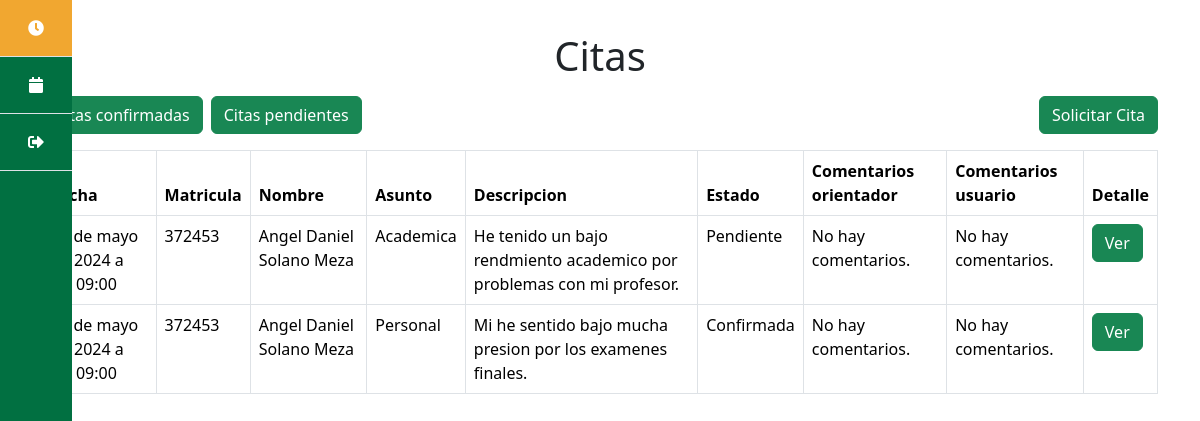
The app's page /citas/ (signed in), older data.
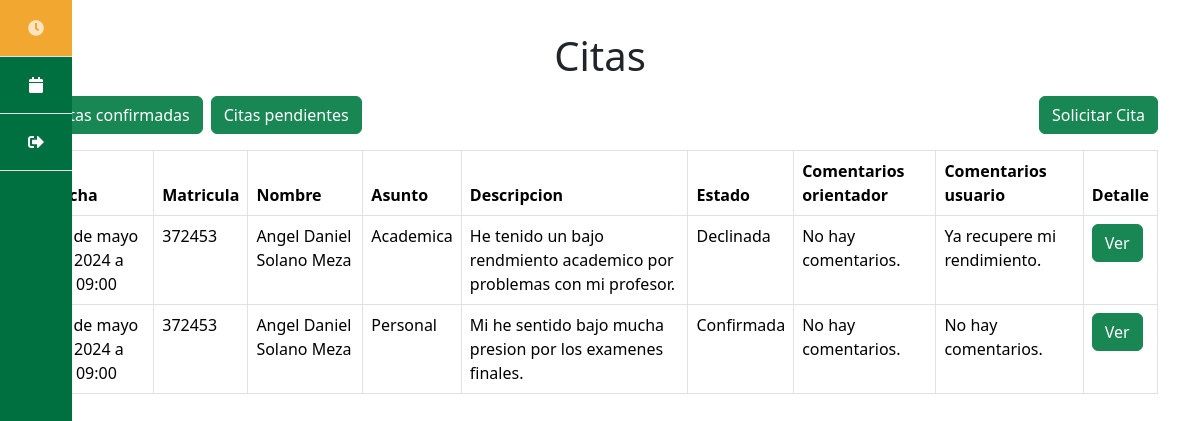
The same page, newer data.
### paginas/models.py (models this page shows, shortened)
class Cita(models.Model):
    PENDIENTE = 'Pendiente'
    CONFIRMADA = 'Confirmada'
    DECLINADA = 'Declinada'
    ESTADOS_CITA = [
        (PENDIENTE, 'Pendiente'),
        (CONFIRMADA, 'Confirmada'),
        (DECLINADA, 'Declinada'),
    ]
    HOMBRE = 'Hombre'
    MUJER = 'Mujer'
    PREFIERO_NO_DECIRLO = 'Prefiero no decirlo'
    GENERO = [
        (HOMBRE, 'Hombre'),
        (MUJER, 'Mujer'),
        (PREFIERO_NO_DECIRLO, 'Prefiero no decirlo'),
    ]
    INGENIERIA_CIVIL = 'Ingenieria Civil'
    INGENIERIA_ELECTRONICA = 'Ingenieria en Electronica'
    INGENIERIA_COMPUTACION = 'Ingenieria en Computacion'
    INGENIERIA_INDUSTRIAL = 'Ingenieria Industrial'
    INGENIERIA_NANOTECNOLOGIA = 'Ingenieria en Nanatecnologia'
    INGENIERIA_SOFTWARE = 'Ingenieria en Software'
    BIOINGENIERIA = 'Bioingenieria'
    ARQUITECTURA = 'Arquitectura'
    CARRERAS = [
        (INGENIERIA_CIVIL,  'Ingenieria Civil'),
        (INGENIERIA_ELECTRONICA,  'Ingenieria en Electronica'),
        (INGENIERIA_COMPUTACION,  'Ingenieria en Computacion'),
        (INGENIERIA_INDUSTRIAL,  'Ingenieria Industrial'),
        (INGENIERIA_NANOTECNOLOGIA,  'Ingenieria en Nanotecnologia'),
        (INGENIERIA_SOFTWARE,  'Ingenieria en Software y Tecnologias Emergentes'),
        (BIOINGENIERIA,  'Bioingenieria'),
        (ARQUITECTURA,  'Arquitectura'),
    ]
    ACADEMICA = 'Academica'
    PERSONAL = 'Personal'
    VOCACIONAL = 'Vocacional'
    BAJA = 'Baja'
    PSICOLOGICA = 'Psicologica'
    ASUNTOS = [
        (ACADEMICA, 'Academica'),
        (PERSONAL, 'Personal'),
        (VOCACIONAL, 'Vocacional'),
        (BAJA, 'Baja'),
        (PSICOLOGICA, 'Psicologica'),
    ]
    PRIMERO = '1'
    SEGUNDO = '2'
    TERCERO = '3'
    CUARTO = '4'
    QUINTO = '5'
    SEXTO = '6'
    SEPTIMO = '7'
    OCTAVO = '8'
    NOVENO = '9'
    SEMESTRES = [
        (PRIMERO, '1'),
        (SEGUNDO, '2'),
        (TERCERO, '3'),
        (CUARTO, '4'),
        (QUINTO, '5'),
        (SEXTO, '6'),
        (SEPTIMO, '7'),
        (OCTAVO, '8'),
        (NOVENO, '9'),
    ]
    matricula = models.CharField(max_length=8)
    apellido_paterno = models.CharField(max_length=20)
    apellido_materno = models.CharField(max_length=20)
    nombre = models.CharField(max_length=40)
    descripcion = models.TextField(max_length=200)
    fecha = models.DateTimeField()
    semestre = models.CharField(
        max_length=2,
        choices=SEMESTRES,
        default=PRIMERO
    )
    comentarios_orientador = models.TextField(
        max_length=200,
        default="No hay comentarios."
    )
    comentarios_usuario = models.TextField(
        max_length=200,
        default="No hay comentarios."
    )
    sexo = models.CharField(
        max_length=20,
        choices=GENERO,
        default=PREFIERO_NO_DECIRLO,
    )
    estado = models.CharField(
        max_length=11,
        choices=ESTADOS_CITA,
        default=PENDIENTE,
    )
    carrera = models.CharField(
        max_length=50,
        choices=CARRERAS,
        default=INGENIERIA_SOFTWARE
    )
    asunto = models.CharField(
        max_length=50,
        choices=ASUNTOS,
        default=ACADEMICA
    )
    solicitada = models.DateTimeField(auto_now_add=True)
    user = models.ForeignKey(User, on_delete=models.CASCADE)

### paginas/views.py (the view)
# urls.py: path('citas/', views.citas, name = 'citas'),
def citas(request):
    if request.user.is_staff:
        citas = Cita.objects.all().order_by('-fecha')  # VISTA DEL ORIENTADOR
    else:
        citas = Cita.objects.filter(user=request.user).order_by(
            '-fecha')  # VISTA DEL USUARIO
    return render(request, 'citas.html', {
        'citas': citas
    })

### paginas/templates/citas.html
{% extends 'base.html' %} {% block content %}
<h1 class="text-center mt-3 mb-3">Citas</h1>
<div class="d-flex mb-3 justify-content-between">
  <div class="d-flex gap-2">
      <a href="/citas_confirmadas" class="btn btn-success">Citas confirmadas</a>
      <a href="/citas_pendientes" class="btn btn-success">Citas pendientes</a>
  </div>
  <div>
    <a href="/citas/crear" class="btn btn-success">Solicitar Cita</a>
  </div>
</div>
<table class="table table-bordered">
    <thead>
        <tr>
            <th scope="col">Fecha</th>
            <th scope="col">Matricula</th>
            <th scope="col">Nombre</th>
            <th scope="col">Asunto</th>
            <th scope="col">Descripcion</th>
            <th scope="col">Estado</th>
            <th scope="col">Comentarios orientador</th>
            <th scope="col">Comentarios usuario</th>
            {% if user.is_staff %}
            <th scope="col">Acciones</th>
            {% else %}
            <th scope="col">Detalle</th>
            {% endif %}
        </tr>
    </thead>
    <tbody>
        {% for cita in citas %}
        <tr>
            <td>{{ cita.fecha }}</td>
            <td>{{ cita.matricula }}</td>
            <td>
                {{ cita.nombre }} {{cita.apellido_paterno}}
                {{cita.apellido_materno}}
            </td>
            <td>{{ cita.asunto }}</td>
            <td>{{ cita.descripcion }}</td>
            <td>{{ cita.estado }}</td>
            <td>{{ cita.comentarios_orientador }}</td>
            <td>{{ cita.comentarios_usuario }}</td>
            {% if user.is_staff %}
            <td>
                <a href="/citas/{{ cita.id }}" class="btn btn-success"
                    >Editar
                </a>
            </td>
            {% else %}
            <td>
                <a href="/citas/{{ cita.id }}" class="btn btn-success">Ver </a>
            </td>
            {% endif %} {% endfor %}
        </tr>
    </tbody>
</table>
{% endblock %}

Row changes from the older to the newer data that the page shows:
changed Cita "Academica": estado "Pendiente" → "Declinada"; comentarios_usuario "No hay comentarios." → "Ya recupere mi rendimiento."
